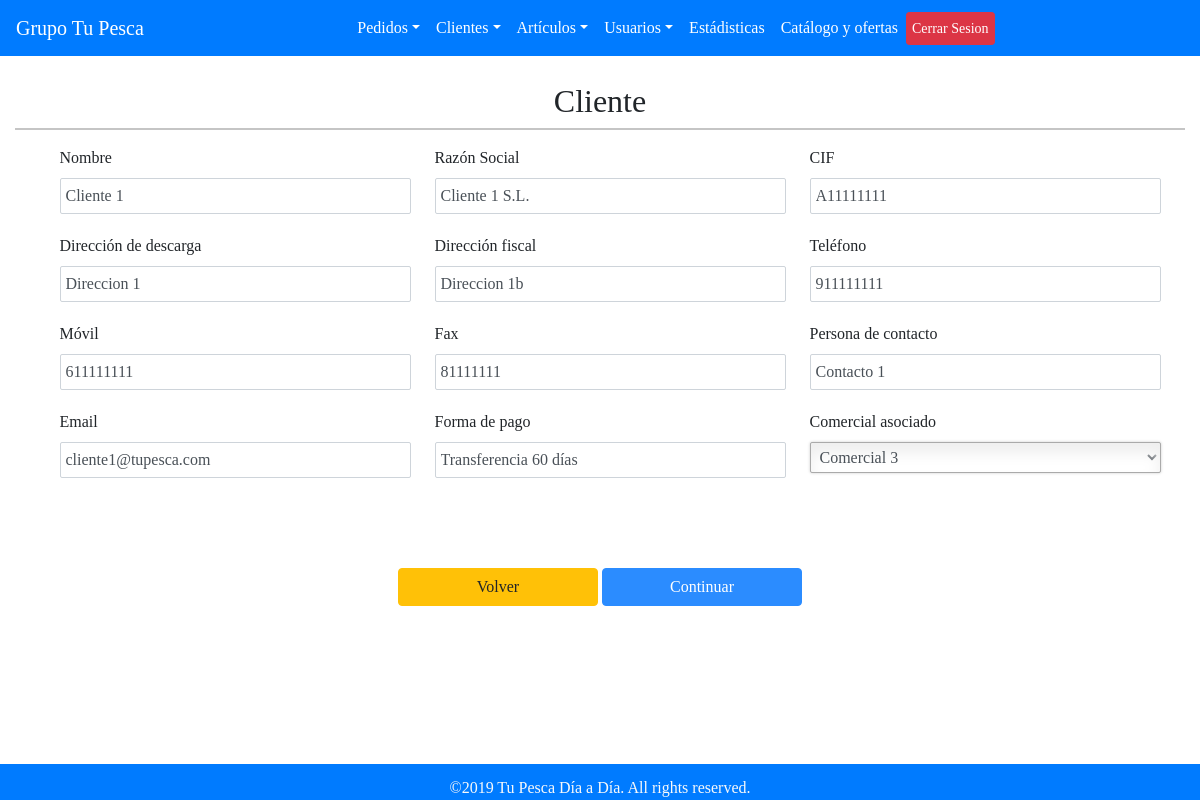
The app's page /index.php?page=modificar_cliente&id=1 (signed in) with its own data.
### tables this page shows
CREATE TABLE `clientes` (
  `id_cliente` int(11) NOT NULL,
  `cif_cliente` char(10) NOT NULL,
  `nombre_comercial` varchar(45) NOT NULL,
  `razon_social` varchar(45) NOT NULL,
  `direccion_descarga` varchar(45) NOT NULL,
  `direccion_fiscal` char(45) NOT NULL,
  `telefono_contacto` char(15) NOT NULL,
  `movil_contacto` char(15) DEFAULT NULL,
  `fax_cliente` char(15) DEFAULT NULL,
  `persona_contacto` char(20) DEFAULT NULL,
  `email_cliente` char(45) DEFAULT NULL,
  `forma_pago` char(45) DEFAULT NULL,
  `fecha_creacion` datetime NOT NULL,
  `COMERCIALES_id_comercial` int(11) NOT NULL
);

CREATE TABLE `comerciales` (
  `id_comercial` int(11) NOT NULL,
  `dni_comercial` varchar(15) NOT NULL,
  `nombre_comercial` varchar(20) NOT NULL,
  `apellidos_comercial` varchar(45) NOT NULL,
  `direccion_comercial` varchar(45) NOT NULL,
  `telefono_contacto` varchar(45) NOT NULL,
  `telefono_movil` varchar(15) NOT NULL,
  `email` varchar(45) NOT NULL,
  `User_Name` varchar(60) NOT NULL,
  `User_Password` varchar(60) NOT NULL,
  `User_Type` varchar(15) NOT NULL DEFAULT 'Invitado'
);

### pages/modificar_cliente.php (the view, shortened to what this page needs)
<?php require 'php/data-base-conexion.php';
$acceso = 3;
if($_SESSION['user']['access_level'] < $acceso){
	?>
	<div class="mensaje">No tiene permisos para ver este recurso</div>
	<?php
}else{
	?>
<?php
	$id = isset($_GET['id']) ? $_GET['id'] : 'Not id foud';
?>
<div class="container generic-form">
	<h2>Cliente</h2>
	<hr>
	<form  action="php/data-base-clientes-modificar.php" method="post"  autocomplete="off">
		<div class="form-group">
			<label for="nombre_comercial">Nombre</label>
			<?php
				$sql= "SELECT nombre_comercial FROM clientes WHERE id_cliente=$id";
				$result = $conn->query($sql);
				$row=mysqli_fetch_array($result);
		    	$nombre_cliente= $row[0];
			    echo '<input type="text" class="form-control" name="Nombre_comercial" required value="'.$nombre_cliente.'">';
		?>
		</div>
		<div class="form-group">
			<label for="razon_social">Razón Social</label>
			<?php
		    	$id = isset($_GET['id']) ? $_GET['id'] : 'Not id foud';
				$sql= "SELECT razon_social FROM clientes WHERE id_cliente=$id";
				$result = $conn->query($sql);
				$row=mysqli_fetch_array($result);
		    	$razon_social= $row[0];
		    	echo '<input type="text" class="form-control" name="Razon_social" required value="'.$razon_social.'">';
			?>
		</div>
		<div class="form-group">
			<label for="cif_cliente">CIF</label>
			<?php
				$sql= "SELECT cif_cliente FROM clientes WHERE id_cliente=$id";
				$result = $conn->query($sql);
				$row=mysqli_fetch_array($result);
		    	$cif= $row[0];
		    	echo '<input type="text" class="form-control" name="Cif" required value="'.$cif.'">';
			?>
		</div>
		<div class="form-group">
			<label for="direccion_descarga">Dirección de descarga</label>
			<?php
				$sql= "SELECT direccion_descarga FROM clientes WHERE id_cliente=$id";
				$result = $conn->query($sql);
				$row=mysqli_fetch_array($result);
		    	$direccion_descarga= $row[0];
		    	echo '<input type="text" class="form-control" name="Direccion_descarga" value="'.$direccion_descarga.'">';
			?>
		</div>
		<div class="form-group">
			<label for="direccion_fiscal">Dirección fiscal</label>
			<?php
				$sql= "SELECT direccion_fiscal FROM clientes WHERE id_cliente=$id";
				$result = $conn->query($sql);
				$row=mysqli_fetch_array($result);
		    	$direccion_fiscal= $row[0];
		    	echo '<input type="text" class="form-control" name="Direccion_fiscal"  value="'.$direccion_fiscal.'">';
			?>
		</div>
		<div class="form-group">
			<label for="telefono-contacto">Teléfono</label>
			<?php
				$sql= "SELECT telefono_contacto FROM clientes WHERE id_cliente=$id";
				$result = $conn->query($sql);
				$row=mysqli_fetch_array($result);
		    	$telefono_contacto= $row[0];
		    	echo '<input type="tel" class="form-control" name="Telefono" value="'.$telefono_contacto.'">';
			?>
		</div>
		<div class="form-group">
			<label for="movil_contacto">Móvil</label>
			<?php
				$sql= "SELECT movil_contacto FROM clientes WHERE id_cliente=$id";
				$result = $conn->query($sql);
				$row=mysqli_fetch_array($result);
		    	$movil_contacto= $row[0];
		    	echo '<input type="tel" class="form-control" name="Movil" value="'.$movil_contacto.'">';
			?>
		</div>
		<div class="form-group">
			<label for="fax_cliente">Fax</label>
			<?php
				$sql= "SELECT fax_cliente FROM clientes WHERE id_cliente=$id";
				$result = $conn->query($sql);
				$row=mysqli_fetch_array($result);
		    	$fax_cliente= $row[0];
		    	echo '<input type="tel" class="form-control" name="Fax" value="'.$fax_cliente.'">';
			?>
		</div>
		<div class="form-group">
			<label for="persona_contacto">Persona de contacto</label>
			<?php
				$sql= "SELECT persona_contacto FROM clientes WHERE id_cliente=$id";
				$result = $conn->query($sql);
				$row=mysqli_fetch_array($result);
		    	$persona_contacto= $row[0];
		    	echo '<input type="text" class="form-control" name="Persona_contacto" value="'.$persona_contacto.'">';
			?>
		</div>
		<div class="form-group">
			<label for="email_cliente">Email</label>
			<?php
				$sql= "SELECT email_cliente FROM clientes WHERE id_cliente=$id";
				$result = $conn->query($sql);
				$row=mysqli_fetch_array($result);
		    	$email= $row[0];
		    	echo '<input type="email" class="form-control" name="Email" value="'.$email.'">';
			?>
		</div>
		<div class="form-group">
			<label for="forma_pago">Forma de pago</label>
			<?php
				$sql= "SELECT forma_pago FROM clientes WHERE id_cliente=$id";
				$result = $conn->query($sql);
				$row=mysqli_fetch_array($result);
		    	$forma_pago= $row[0];
		    	echo '<input type="text" class="form-control" name="Forma_pago" value="'.$forma_pago.'">';
			?>
		</div>
		<div class="form-group">
			<label for="comercial_asociado">Comercial asociado</label>
			<?php
				$sql= "SELECT COMERCIALES_id_comercial FROM clientes WHERE id_cliente=$id";
				$result = $conn->query($sql);
				$row=mysqli_fetch_array($result);
		    	$comercial_asociado= $row[0];
		    	$sql2= "SELECT * FROM comerciales WHERE id_comercial=$comercial_asociado";
		    	$result = $conn->query($sql2);
		    	$row=mysqli_fetch_array($result);
		    	$nombre_comercial= $row['nombre_comercial'];
		    	$id1 = $row['id_comercial'];
		    	echo '<select name="Comercial_asociado" class="form-control" id="select" autofocus>
				<option value="'.$id1.'">'.$nombre_comercial.'</option>';
	          	echo "</select>";
			?>
		</div>
		<div class="boton-fijado">
			<div class="btn-group ">
				<button type="button" onClick="javascript:history.back()" class="btn btn-responsive btn-warning" >Volver</button>
			</div>
			<div class="btn-group">
		  	<button type="submit" class="btn btn-form-group btn-responsive" id="insert">Continuar</button>
			</div>
		</div>
	</form>
</div>
<?php
}

### index.php (shortened to what this page needs)
<?php
require 'php/functions.php';
$acceso = 1;
?>
<!DOCTYPE html>
<html lang="en">
<head>
  <link rel="stylesheet" href="https://maxcdn.bootstrapcdn.com/bootstrap/4.2.1/css/bootstrap.min.css">
  <link rel="stylesheet" href="css/style.css">
</head>
<body >
  <header >
      <nav class="navbar navbar-expand-sm bg-primary navbar-dark fixed-top justify-content-center">
        <a class="navbar-brand" href="http://localhost/bootstrap/index.php">Grupo Tu Pesca</a>
        <div class="collapse navbar-collapse justify-content-center" id="collapsibleNavbar">
          <ul class="navbar-nav">
            <li class="nav-item dropdown active">
            <a class="nav-link dropdown-toggle" href="javascript:void(0)" id="navbardrop" data-toggle="dropdown">Pedidos</a>
            </li>
            <li class="nav-item dropdown active">
            <a class="nav-link dropdown-toggle dropbtn" href="javascript:void(0)" id="navbardrop" data-toggle="dropdown">Clientes</a>
            </li>
            <li class="nav-item dropdown active">
            <a class="nav-link dropdown-toggle" href="javascript:void(0)" id="navbardrop" data-toggle="dropdown">Artículos</a>
            </li>
            <li class="nav-item dropdown active">
              <a class="nav-link dropdown-toggle" href="#" id="navbardrop" data-toggle="dropdown">Usuarios</a>
            </li>
            <li class="nav-item active">
              <a class="nav-link" href="#">Estádisticas</a>
            </li>
            <li class="nav-item active">
              <a class="nav-link" href="http://localhost/bootstrap/index.php?page=catalogos">Catálogo y ofertas</a>
            </li>
          </ul>
          <form class="form-inline" action = "php/logout.php" method="post">
                <input type="submit" class="btn btn-danger btn-sm " value="Cerrar Sesion">
          </form>
        </div>
      </nav>
    </header>
    <article>
      <?php
      pageContent($acceso)
      ?>
    </article>
    <footer>&copy;<?php echo date('Y'); ?> <?php siteName(); ?>. All rights reserved.</footer>
</body>
</html>

### php/functions.php (shortened to what this page needs)
<?php
$config = [
    'name' => 'Tu Pesca Día a Día',
];
function siteName()
{
    global $config;
    echo $config['name'];
}
function pageContent($acceso)
{
    $page = isset($_GET['page']) ? $_GET['page'] : 'home';
    $path = getcwd().'/pages/'.$page.'.php';
    if (file_exists($path)) {
        if ($acceso > 0){
            include $path;
        }else{
            include 'pages/404.php';
        }
    } else {
        include 'pages/404.php';
    }
}
?>

### css/style.css (style rules this page uses)
html { min-height: 100%; position: relative; }
footer { text-align: center; position:fixed; left:0px; bottom:0px; width:100%; padding-top: 1%; background-color: #007bff; color: #f8f9fa }
article { background-color: #FFFFFF; min-height: 100%; text-align: center; }
header { padding-bottom: 6%; }
body { font-family: Georgia, Times, "Times New Roman", serif; margin: 0; margin-bottom: 40px; }
.generic-form { max-width: 1800px; }
.generic-form h2 { padding-bottom: 0; font-size: 2rem; font-family: Georgia, Times, "Times New Roman", serif; display: inline; text-align: center; }
.generic-form hr { display: block; margin-top: 0.5em; margin-bottom: 1em; margin-left:auto; margin-right: auto; border: 1px solid #c5c5c5; }
.generic-form .form-group { margin-bottom: 20px; margin-left:20px; width: 30%; display:inline-block; text-align: left; }
.generic-form .form-control { padding: 12px 20px; height: auto; border-radius: 2px; }
.generic-form .btn { width: 20%; margin: 20px auto 0; display: block; outline: none; }
.generic-form input, select { border-radius: 2px; padding-right: 30px; -moz-transition: padding .25s; -webkit-transition: padding .25s; -o-transition: padding .25s; transition: padding .25s; }
.generic-form input:required { background: #fff url(img/red_asterisk.png) no-repeat 98% center; }
.btn-form-group { color: #fff; background-color: #2b8cff; border-color: #2B8CFF; }
select.form-control { height: auto; }
#select { border: 1px solid #aaa; box-shadow: 0px 0px 3px #ccc, 0 10px 15px #eee inset; border-radius: 2px; padding-right: 30px; -moz-transition: padding .25s; -webkit-transition: padding .25s; -o-transition: padding .25s; transition: padding .25s; height: auto; }
.dropbtn { cursor: pointer; }
.dropdown { position: relative; display: inline-block; }
body { min-height:100%; }
footer { z-index:999; }
body > article { padding-top:10px; padding-bottom:10px; }
select, input { min-height:10px; padding:5px!important; }
.generic-form .form-group { vertical-align: top; }
.boton-fijado { position:relative; padding:50px 0 25px; }
.boton-fijado button { min-width:200px; margin:0; }

### records on screen
clientes: Nombre_comercial "Cliente 1", Razon_social "Cliente 1 S.L.", Cif "A11111111", Direccion_descarga "Direccion 1", Direccion_fiscal "Direccion 1b", Telefono "911111111", Movil "611111111", Fax "81111111", Persona_contacto "Contacto 1", Email "cliente1@tupesca.com", Forma_pago "Transferencia 60 días"
comerciales: Comercial_asociado "Comercial 3"

### other values on screen
$config['name'] "Tu Pesca Día a Día"
